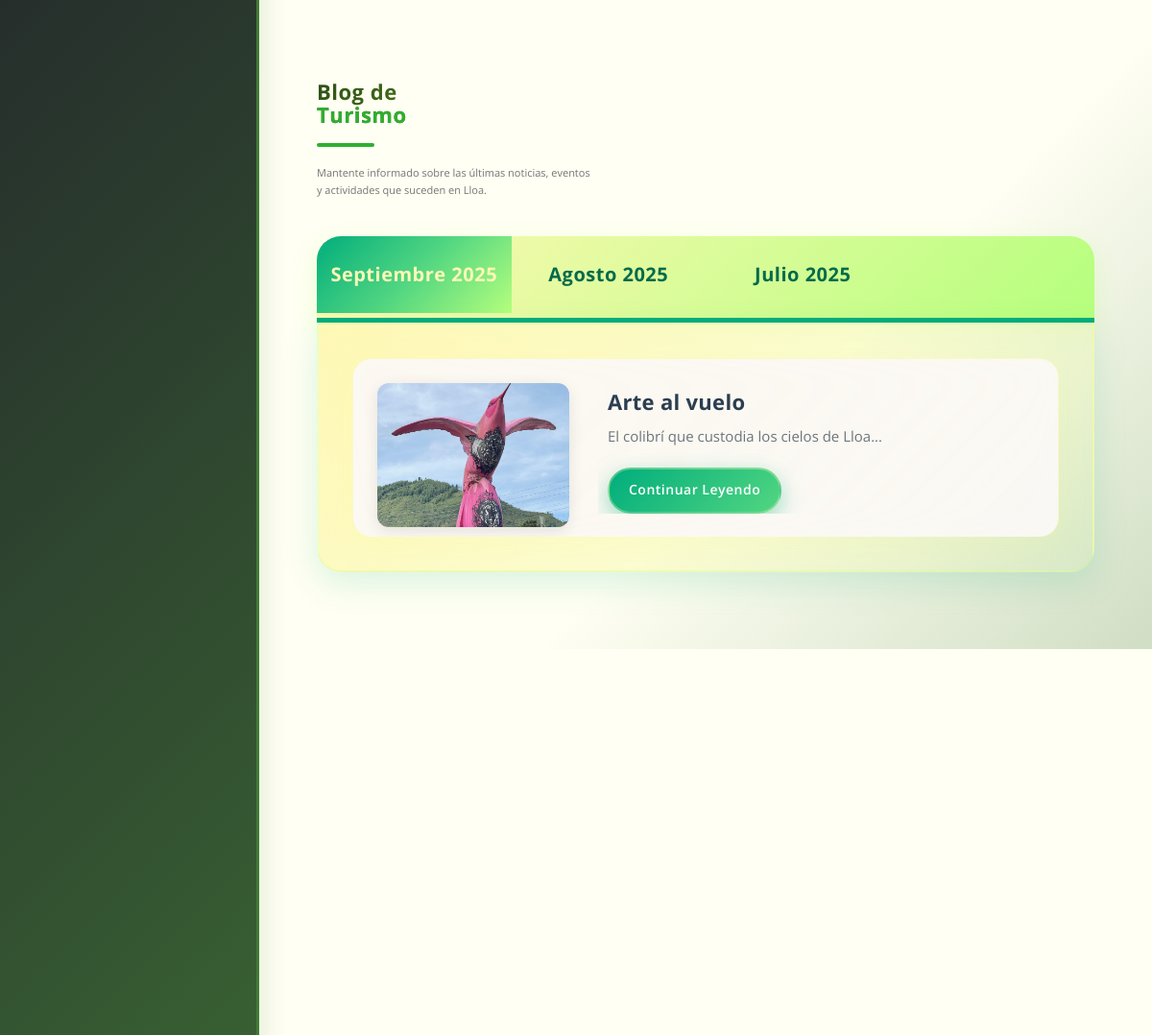
/ (middle part), run on an earlier commit of the app's database.
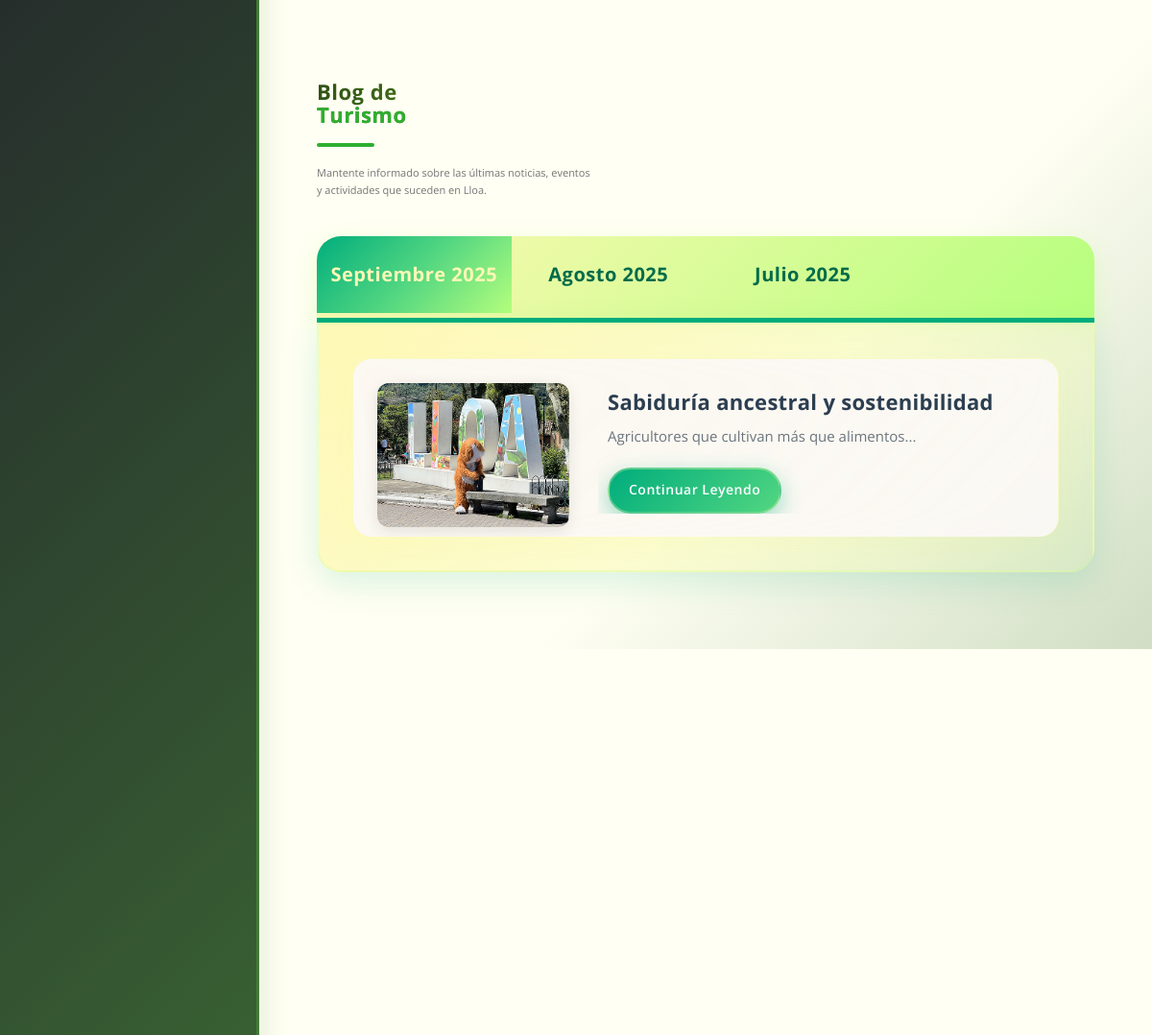
And on a later commit of the database.
### blog/models.py (models this page shows, shortened)
class BlogEntry(models.Model):
    title = models.CharField(max_length=200, verbose_name="Título")
    content = models.TextField(verbose_name="Contenido")
    excerpt = models.TextField(max_length=300, verbose_name="Extracto",
                              help_text="Resumen corto del artículo")
    image = models.ImageField(upload_to='blog/', verbose_name="Imagen")
    created_date = models.DateTimeField(default=timezone.now, verbose_name="Fecha de creación")
    published_date = models.DateTimeField(blank=True, null=True, verbose_name="Fecha de publicación")
    is_published = models.BooleanField(default=False, verbose_name="Publicado")
    class Meta:
        verbose_name = "Entrada de Blog"
        verbose_name_plural = "Entradas de Blog"
        ordering = ['-published_date', '-created_date']

### core/views.py (the view)
# urls.py: path('',views.home, name='home'),
def home(request):
    places = Place.objects.all()
    blog_entries = BlogEntry.objects.filter(is_published=True).order_by('-published_date', '-created_date')
    months_data = []
    processed_months = set()
    for entry in blog_entries:
        date_to_use = entry.published_date if entry.published_date else entry.created_date
        month_key = date_to_use.strftime("%Y-%m")
        month_name_en = date_to_use.strftime("%B")
        month_name_es = MONTHS_SPANISH.get(month_name_en, month_name_en)
        year = date_to_use.year
        month_display = f"{month_name_es} {year}"
        if month_key not in processed_months:
            month_entries = []
            for e in blog_entries:
                e_date = e.published_date if e.published_date else e.created_date
                if e_date.strftime("%Y-%m") == month_key:
                    month_entries.append(e)
            months_data.append({
                'key': month_key,
                'display': month_display,
                'entries': month_entries,
                'date_obj': date_to_use
            })
            processed_months.add(month_key)
    months_data.sort(key=lambda x: x['date_obj'], reverse=True)
    counter, _ = VisitCounter.objects.get_or_create(id=1)
    counter.count += 1
    counter.save()
    return render(request,'core/index.html',{
        'places': places,
        'blog_entries': blog_entries,
        'months_data': months_data,
        'visits': counter.count
    })

### places/models.py (called while the page is built)
    def get_whatsapp_url(self):
        if self.whatsapp_number:
            message = f"Hola! Me interesa conocer más sobre {self.title} en Lloa."
            encoded_message = urllib.parse.quote(message)
            return f"https://wa.me/{self.whatsapp_number}?text={encoded_message}"
        return None

### core/templates/core/index.html (shortened to what this page needs)
<!DOCTYPE html>
<html>
    <head>
        {% load static %}
        <link rel="stylesheet" href="{% static 'core/assets/css/bootstrap.min.css' %}">
        <link rel="stylesheet" href="{% static 'core/assets/css/bootstrap.css' %}">
        <link rel="stylesheet" href="{% static 'core/assets/css/bootstrap-theme.min.css' %}">
        <link rel="stylesheet" href="{% static 'core/assets/css/fontAwesome.css' %}">
        <link rel="stylesheet" href="{% static 'core/assets/css/light-box.css' %}">
        <link rel="stylesheet" href="{% static 'core/assets/css/owl-carousel.css' %}">
        <link rel="stylesheet" href="{% static 'core/assets/css/templatemo-style.css' %}">
    </head>
<body>
        <div class="sidebar-navigation hidde-sm hidden-xs">
        </div>
        <div class="page-content">
            <section id="blog" class="content-section">
                <div class="section-heading">
                    <h1>Blog de<br><em>Turismo</em></h1>
                    <p>Mantente informado sobre las últimas noticias, eventos
                    <br>y actividades que suceden en Lloa.</p>
                </div>
                <div class="section-content">
                    <div class="tabs-content">
                        <div class="wrapper">
                            <ul class="tabs clearfix" data-tabgroup="first-tab-group">
                              {% for month in months_data %}
                                <li><a href="#tab-{{ month.key }}" {% if forloop.first %}class="active"{% endif %}>{{ month.display }}</a></li>
                              {% endfor %}
                            </ul>
                            <section id="first-tab-group" class="tabgroup">
                                {% for month in months_data %}
                                <div id="tab-{{ month.key }}">
                                    <ul>
                                        {% for entry in month.entries %}
                                        <li>
                                            <div class="item">
                                                <img src="{{entry.image.url}}" alt="{{entry.title}}">
                                                <div class="text-content">
                                                    <h4>{{entry.title}}</h4>
                                                    <p>
                                                      {% if entry.description %}
                                                        {{ entry.description|truncatewords:20 }}...
                                                      {% elif entry.excerpt %}
                                                        {{ entry.excerpt|truncatewords:20 }}...
                                                      {% else %}
                                                        Sin descripción.
                                                      {% endif %}
                                                    </p>
                                                    <div class="accent-button button">
                                                        <a href="#" class="abrir-modal"
                                                           data-title="{{entry.title|escapejs}}"
                                                           data-description="{% if entry.content %}{{entry.content|escape|linebreaksbr}}{% elif entry.description %}{{entry.description|escape|linebreaksbr}}{% elif entry.excerpt %}{{entry.excerpt|escape|linebreaksbr}}{% else %}Sin descripción.{% endif %}"
                                                           data-img="{{entry.image.url}}"
                                                        >Continuar Leyendo</a>
                                                    </div>
                                                </div>
                                            </div>
                                        </li>
                                        {% endfor %}
                                    </ul>
                                </div>
                                {% endfor %}
                            </section>
                        </div>
                    </div>
                </div>
            </section>
            <section id="contact" class="content-section">
                <div id="map">
                    <iframe src="https://www.google.com/maps/embed?pb=!1m18!1m12!1m3!1d15959.121360593355!2d-78.583333!3d-0.25!2m3!1f0!2f0!3f0!3m2!1i1024!2i768!4f13.1!3m3!1m2!1s0x91d59edc7e48f427%3A0x76f5c78bc7d3a327!2sLloa!5e0!3m2!1ses!2sec!4v1752209380132!5m2!1ses!2sec" width="100%" height="400px" frameborder="0" style="border:0" allowfullscreen></iframe>
                </div>
            </section>
        </div>
</body>
</html>

### core/static/core/assets/css/light-box.css (style rules this page uses)
body:after { content: url(../img/close.png) url(../img/loading.gif) url(../img/prev.png) url(../img/next.png); display: none; }

What changed in the data, as far as the page shows it:
removed BlogEntry: image (picture), title "Arte al vuelo", excerpt "El colibrí que custodia los cielos de Lloa"
added BlogEntry: image (picture), title "Sabiduría ancestral y sostenibilidad", excerpt "Agricultores que cultivan más que alimentos"
